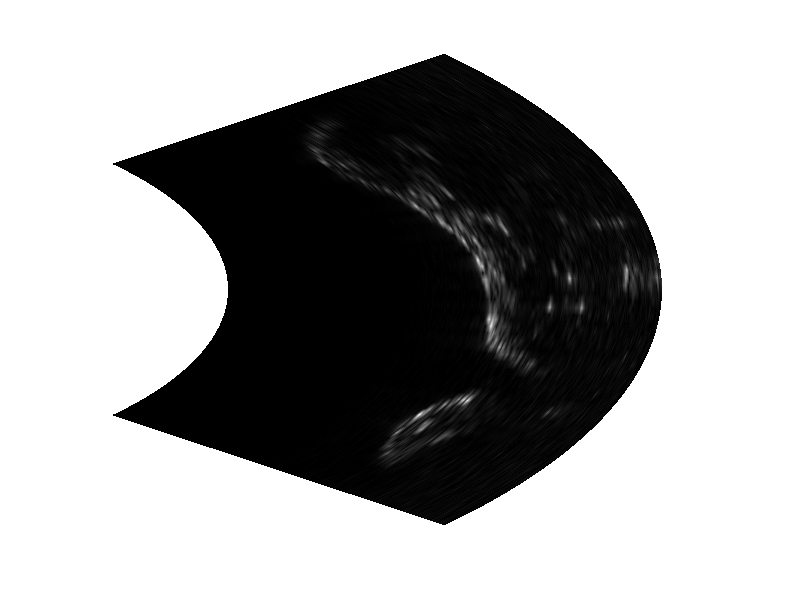
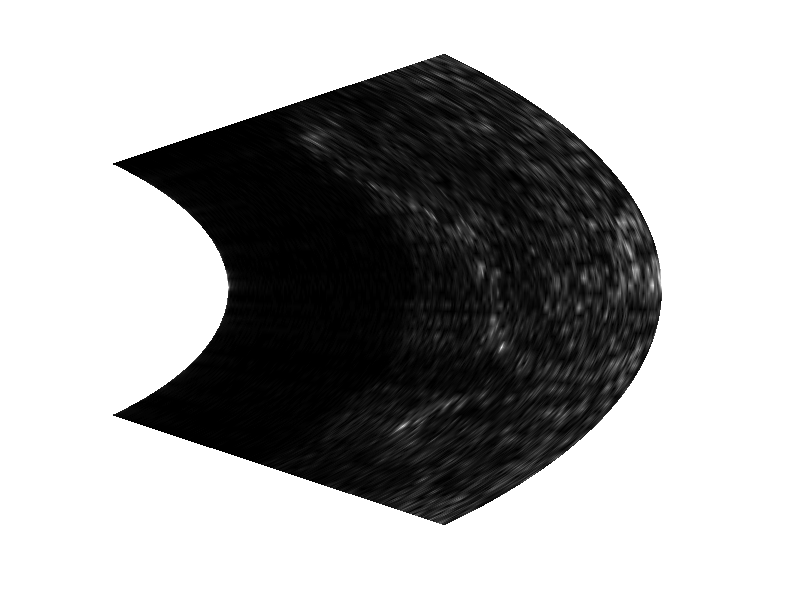
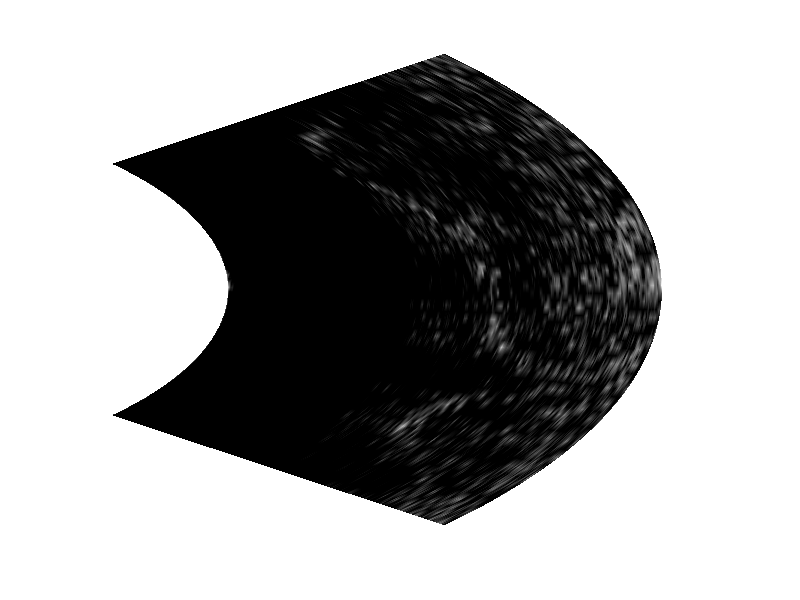
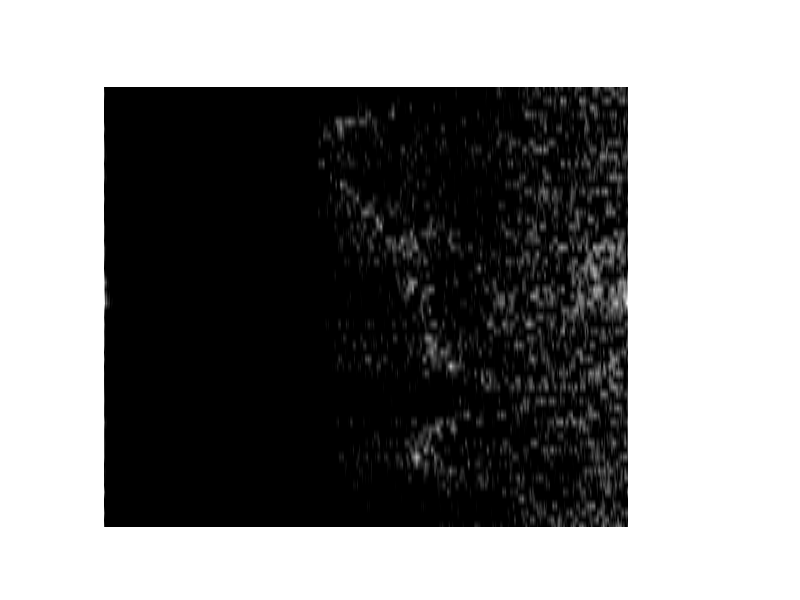

The MATLAB source for these figures, in order:
clear all;
close all;

z=load("int700.txt");
z2=z;
% 50 80
[l,c]=size(z);
N=c;

x=zeros(l,c);
y=x;

x0=80;
xf=150;
sector=80;

r=linspace(x0,xf,N);
th=linspace(-sector/2*pi/180,sector/2*pi/180,l);

for j=1:N
  for k=1:l
    x(k,j)=r(j)*cos(th(k));
    y(k,j)=r(j)*sin(th(k));
  endfor
endfor

maxi=max(max(z))
figure(1)
surf(x,y,z);
shading interp;
view ([0 90]);
colormap gray;
caxis([0 maxi/1]);
%axis square;
%axis equal;
axis off;

fe=125/8;
f0=2;
fm=5;
df=fe/N;
n0=floor(f0/df)
nf=floor(fm/df)

for i=1:l
  tmp=fft(z(i,:));
  tmp(1:n0)=0;
  tmp(nf:N)=0;
  %tmp(nf+1:N-nf)=0;
  %tmp(N-n0:end)=0;
  tmp=abs(ifft(tmp));
  z(i,:)=tmp;
  z2(i,:)=20*log(tmp);
endfor

maxi=max(max(z))

figure(2)
surf(x,y,z);
shading interp;
view ([0 90]);
colormap gray;
caxis([0 maxi/2]);
%axis square;
%axis equal;
axis off;

maxi=max(max(z2))
figure(3)
surf(x,y,z2);
shading interp;
view ([0 90]);
colormap gray;
caxis([maxi-60 maxi]);
%axis square;
%axis equal;
axis off;

figure(4)
surf(z2);
shading interp;
view ([0 90]);
colormap gray;
caxis([maxi-60 maxi]);
%axis square;
%axis equal;
axis off;
